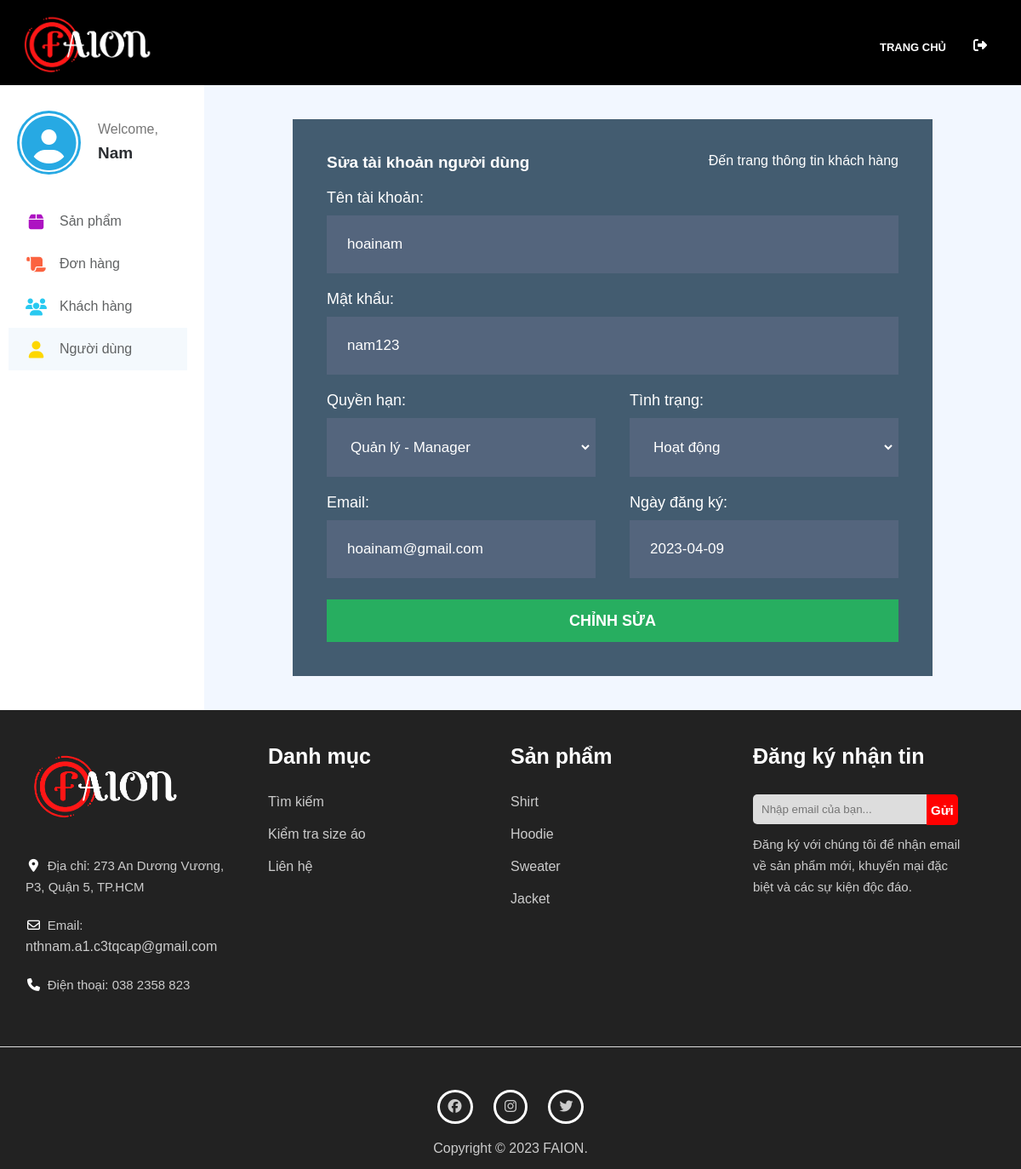
Page /index.php/admin/users?id=1 (signed in) on the committed database.
### tables this page shows
CREATE TABLE `account` (
  `id` int(11) NOT NULL,
  `username` varchar(15) NOT NULL,
  `password` varchar(255) NOT NULL,
  `status` tinyint(1) NOT NULL,
  `role` tinyint(1) NOT NULL
);

CREATE TABLE `customer` (
  `id` int(11) NOT NULL,
  `name` varchar(255) NOT NULL,
  `email` varchar(255) NOT NULL,
  `address` varchar(255) NOT NULL,
  `phone_number` varchar(10) NOT NULL,
  `created_at` date NOT NULL
);

### connection/Database.php (called while the page is built, shortened)
<?php
class Database
{
    private $hostname = "localhost";
    private $username = "root";
    private $password = "";
    private $databaseName = "faion";
    private $connection;
    public function connect()
    {
        try {
            if ($this->connection = mysqli_connect($this->hostname, $this->username, $this->password, $this->databaseName)) {
                return $this->connection;
            } else {
                throw new Exception("Khong the ket noi den CSDL <br>");
            }
        } catch (Exception $e) {
            echo $e->getMessage();
        }
    }
    public function getConnection() {
        return $this->connection;
    }
}

### action/actionFunction.php (called while the page is built, shortened)
<?php
include ('../faion/connection/Database.php');
include ('../faion/object/Account.php');
include ('../faion/object/Customer.php');
function getCustomerList()
{
	$db = new Database();
	$kq = mysqli_query($db->getConnection(), "SELECT * FROM customer");
	$list = array();
	while ($row = mysqli_fetch_assoc($kq)) {
		$customer = new Customer(
			$row['id'],
			$row['name'],
			$row['email'],
			$row['address'],
			$row['phone_number'],
			$row['created_at']
		);
		$list[] = $customer;
	}
	return $list;
}
function getAccountList()
{
	$db = new Database();
	$kq = mysqli_query($db->getConnection(), "SELECT * FROM account");
	$list = array();
	while ($row = mysqli_fetch_assoc($kq)) {
		$account = new Account(
			$row['id'],
			$row['username'],
			$row['password'],
			$row['status'],
			$row['role']
		);
		$list[] = $account;
	}
	return $list;
}
?>

### object/Account.php (called while the page is built, shortened)
<?php
class Account {
    private $username;
    private $password;
    private $status;
    private $role;
    function __construct($id, $username, $password, $status, $role) {
        $this->username = $username;
        $this->password = $password;
        $this->status = $status;
        $this->role = $role;
    }
    public function getUsername() {
        return $this->username;
    }
    public function getPassword() {
        return $this->password;
    }
    public function getStatus() {
        return $this->status;
    }
    public function getRole() {
        return $this->role;
    }
}
?>

### object/Customer.php (called while the page is built, shortened)
<?php
class Customer {
    private $email;
    private $createdAt;
    function __construct($id, $name, $email, $address, $phoneNum, $createdAt) {
        $this->email = $email;
        $this->createdAt = $createdAt;
    }
    public function getEmail() {
        return $this->email;
    }
    public function getCreatedAt() {
        return $this->createdAt;
    }
}
?>

### admin/userDetail.php (the view, shortened to what this page needs)
<?php
if (isset($_GET['id'])) {
    $id = $_GET['id'];
    $customerList = getCustomerList();
    $arr = getAccountList();
    $pos = -1;
    for ($i = 0; $i < count($arr); $i++) {
        if ($arr[$i]->getId() == $id) {
            $account = $arr[$i];
            $pos = $i;
            break;
        }
    }
    echo "
    <div class=\"content-container\">
    <div class=\"content\">
        <form action=\"/faion/action/actionUser.php\" method=\"post\" id=\"changeUserForm\">
            <div class=\"title\">
                <div class=\"left\">Sửa tài khoản người dùng</div>
                <div class=\"right\">
                    <a href=\"/faion/index.php/admin/customers?id=$id\">Đến trang thông tin khách hàng</a>
                </div>
            </div>
            <div class=\"top\">
                <div class=\"max-container\">
                    <label for=\"username\">Tên tài khoản:</label>
                    <input type=\"text\" name=\"username\" id=\"username\" value=\"" . $account->getUsername() . "\">
                </div>
                <div class=\"max-container\">
                    <label for=\"password\">Mật khẩu:</label>
                    <input type=\"text\" name=\"password\" id=\"password\" value=\"" . $account->getPassword() . "\">
                </div>
                <div class=\"half-container\">
                    <div class=\"left\">
                        <label for=\"role\">Quyền hạn:</label>
                        <select name=\"role\" id=\"role\">
                            <option value=\"0\"";
        if ($account->getRole() == 0) echo "selected";
        echo ">Quản lý - Manager</option>
                            <option value=\"1\"";
        if ($account->getRole() == 1) echo "selected";
        echo ">Quản trị viên - Admin</option>
                            <option value=\"2\"";
        echo ">Nhân viên - Staff</option>
                            <option value=\"2\"";
        if ($account->getRole() == 3) echo "selected";
        echo ">Người dùng - User</option>
                        </select>
                    </div>
                    <div class=\"right\">
                        <label for=\"status\">Tình trạng:</label>
                        <select name=\"status\" id=\"status\">
                            <option value=\"1\"";
        if ($account->getStatus() == 1) echo "selected";
        echo ">Hoạt động</option>
                            <option value=\"0\"";
        echo ">Ngừng hoạt động</option>
                        </select>
                    </div>
                </div>
                <div class=\"half-container\">
                    <div class=\"left\">
                        <label for=\"email\">Email:</label>
                        <input type=\"text\" name=\"\" id=\"email\" value=\"" . $customerList[$pos]->getEmail() . "\" readonly>
                    </div>
                    <div class=\"right\">
                        <label for=\"date\">Ngày đăng ký:</label>
                        <input type=\"text\" name=\"\" id=\"date\" value=\"" . $customerList[$pos]->getCreatedAt() . "\" readonly>
                    </div>
                </div>
            </div>
            <div class=\"bottom\">
                <input type=\"text\" name=\"id\" value=\"" . $account->getId() . "\" style=\"display: none;\">
                <input type=\"submit\" name=\"user-change-submit\" value=\"CHỈNH SỬA\">
            </div>
        </form>
    </div>
    </div>";
}
?>

### css/user/style.css (style rules this page uses)
* { margin: 0; padding: 0; box-sizing: border-box; list-style: none; outline: none; }
a { text-decoration: none; }
html { scroll-behavior: smooth; }

### css/admin/userDetail.css (style rules this page uses)
#main div.content-container { width: 100%; height: 100%; display: flex; justify-content: center; align-items: center; padding: 40px 10px; }
#main div.content-container>div.content { width: 80%; height: auto; }
#main div.content-container>div.content>form#changeUserForm { background-color: #435C70; width: 100%; height: auto; padding: 40px; display: flex; flex-direction: column; }
div.content form#changeUserForm .title { width: 100%; height: auto; font-size: 19px; color: white; }
#main div.content-container>div.content form#changeUserForm .title .left { width: 50%; height: auto; font-size: 19px; font-weight: bold; color: white; float: left; font-weight: bold; }
#main div.content-container>div.content form#changeUserForm .title .right { width: 50%; height: auto; font-size: 16px; text-align: end; float: right; }
#main div.content-container>div.content form#changeUserForm .title .right a { color: white; }
div.content form#changeUserForm .top { width: 100%; height: auto; padding: 10px 0; display: flex; flex-direction: column; color: white; }
div.content form#changeUserForm .top input, div.content form#changeUserForm .top select { background-color: #54657D; margin-top: 10px; outline: none; border: 4px solid #54657D; color: white; padding: 20px; width: 100%; font-size: 17px; }
div.content form#changeUserForm .top select { cursor: pointer; }
div.content form#changeUserForm .top .max-container { width: 100%; height: auto; padding: 10px 0; }
#main div.content-container>div.content form#changeUserForm .top label { font-size: 18px; }
div.content form#changeUserForm .top .half-container { width: 100%; padding: 10px 0; }
div.content form#changeUserForm .top .half-container .left, div.content form#changeUserForm .top .half-container .right { width: 50%; height: auto; float: left; }
div.content form#changeUserForm .top .half-container .left { padding-right: 20px; }
div.content form#changeUserForm .top .half-container .right { padding-left: 20px; }
div.content form#changeUserForm .bottom { width: 100%; height: auto; padding-top: 5px; }
div.content form#changeUserForm .bottom input { width: 100%; height: 50px; background-color: #27AE60; outline: none; border: 3px solid #27AE60; cursor: pointer; color: white; font-size: 18px; font-weight: bold; }

### rows in the picture
account: username "hoainam", password "nam123", role "Quản lý - Manager", status "Hoạt động"
customer: email "hoainam@gmail.com", created_at "2023-04-09"

### other values in the picture
cutName($_SESSION['name']) "Nam"
$categoryList[$i] "Shirt"
$categoryList[$i] "Hoodie"
$categoryList[$i] "Sweater"
$categoryList[$i] "Jacket"
